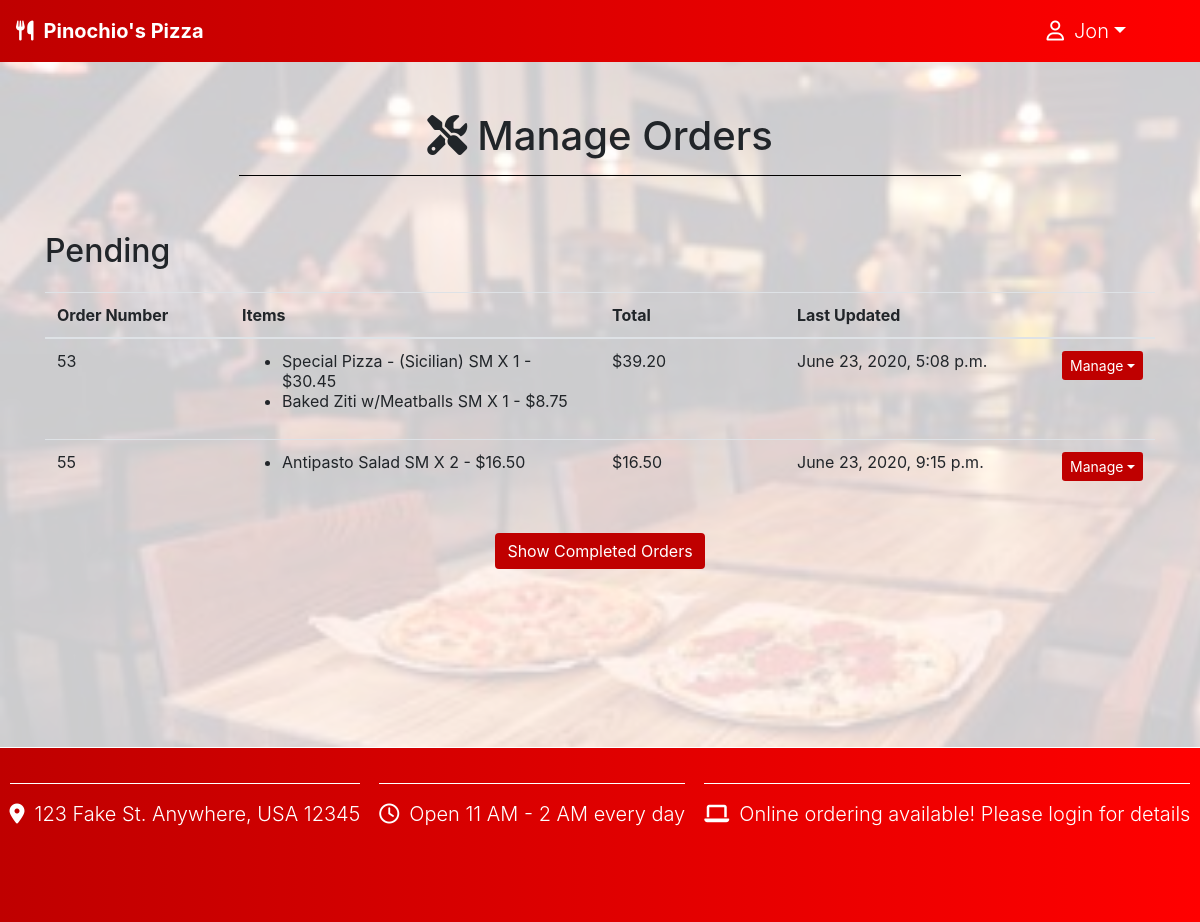
Page /manageOrders (signed in) on the committed database.
### orders/models.py (models this page shows, shortened)
class Order(models.Model):
    id = models.AutoField(primary_key=True)
    user = models.ForeignKey(settings.AUTH_USER_MODEL, on_delete=models.CASCADE)
    created = models.DateTimeField(auto_now_add=True)
    lastUpdated = models.DateTimeField(auto_now=True)
    items = models.ManyToManyField(MenuItem, blank=True, through='OrderDetail')
    checkedOut = models.BooleanField(default=False)
    completed = models.BooleanField(default=False)
    METHODS = [
        ("DLY", "Delivery"),
        ("PCK", "Pickup")
    ]
    method = models.CharField(max_length=3, choices=METHODS, blank=True)
    total = models.DecimalField(max_digits=6, decimal_places=2, default=0.0)

class OrderDetail(models.Model):
    order = models.ForeignKey(Order, on_delete=models.CASCADE)
    item = models.ForeignKey(MenuItem, on_delete=models.CASCADE)
    ITEM_SIZES = [
    ('SM', "Small"),
    ('LG', "Large")
    ]
    size = models.CharField(max_length=2, blank=True, choices=ITEM_SIZES)
    quantity = models.IntegerField(default=1)
    toppings = models.ManyToManyField(PizzaTopping, blank=True)
    sandwichToppings = models.ManyToManyField(CheesesteakTopping, blank=True)
    extraCheese = models.BooleanField(default=False)
    total = models.DecimalField(max_digits=6, decimal_places=2, default=0.0)
    notes = models.CharField(max_length=64, blank=True)
    def updateTotal(self):
        self.total = self.item.priceLarge * self.quantity if self.size == 'LG' else self.item.priceSmall * self.quantity
        self.save()
        return self.total
    def __str__(self):
        self.updateTotal()
        return f"{self.item} {self.size} X {self.quantity} - ${self.total}"

class MenuItem(models.Model):
    name = models.CharField(max_length=30)
    priceSmall = models.DecimalField(max_digits=4, decimal_places=2, default=0.0)
    priceLarge = models.DecimalField(max_digits=4, decimal_places=2, default=0.0)
    PIZZA_STYLES = [
        ('NML', "Normal"),
        ('SCL', "Sicilian")
    ]
    pizzaStyle = models.CharField(max_length=3, choices=PIZZA_STYLES, blank=True)
    pizzaToppingsCount = models.IntegerField(default=0)
    category = models.ForeignKey(Category, on_delete=models.CASCADE)
    def __str__(self):
        if self.pizzaStyle != '':
            return f"{self.name} - ({self.get_pizzaStyle_display()})"
        else:
            return f"{self.name}"

### orders/views.py (the view)
# urls.py: path("manageOrders", views.manageOrders, name="manageOrders"),
def manageOrders(request, msg=''):
    context = {
        'orders': Order.objects.all(),
        'msg': msg,
        'pending': Order.objects.filter(checkedOut=True, completed=False).count()
    }
    return render(request, "orders/manageOrders.html", context)

### orders/templates/orders/manageOrders.html (shortened to what this page needs)
{% extends 'base.html' %}
{% load static %}
{% block body %}
<h1 class="page-header mx-auto" id="orderListHeader"><i class="fas fa-tools"></i>Manage Orders</h1>
<h2 class="text-left">Pending</h2>
<table class="table" id="orderList">
  <thead>
    <th>Order Number</th>
    <th colspan="2">Items</th>
    <th>Total</th>
    <th colspan="2">Last Updated</th>
  </thead>
  <tbody class="selected">
  {% for order in orders %}
  {% if order.checkedOut %}
  {% if not order.completed %}
  <tr>
    <td>{{ order.id }}</td>
    <td colspan="2"><ul>
    {% for item in order.orderdetail_set.all %}
    <li>{{ item }}</li>
    {% endfor %}
    </ul></td>
    <td>${{ order.total }}</td>
    <td colspan="2">{{ order.lastUpdated }}<div id="itemEditOptions" class="dropdown">
      <button class="btn btn-primary dropdown-toggle btn-sm" type="button" data-toggle="dropdown">Manage</button>
      </div>
    </td>
  </tr>
  {% endif %}
  {% endif %}
  {% endfor %}
  </tbody>
</table>
<button class="btn btn-primary" data-toggle="collapse" data-target="#completedOrders">Show Completed Orders</button>
{% endblock %}

### templates/base.html (shortened to what this page needs)
{% load static %}
<html>
  <head>
    <link href="https://maxcdn.bootstrapcdn.com/bootstrap/4.1.3/css/bootstrap.min.css" rel="stylesheet">
    <link rel="stylesheet" href="{% static 'styles.css' %}">
  </head>
  <nav class="navbar navbar-expand-lg">
    <a class="navbar-brand lead" href="/"><i class="fas fa-utensils"></i>Pinochio's Pizza</a>
    <ul class="navbar-nav ml-auto">
      {% if user.username %}
      <div class="dropdown d-inline">
        <a class="nav-link dropdown-toggle lead" role="button" id="userDetails" data-toggle="dropdown"><i class="far fa-user"></i>{{ user.username }}</a>
      </div>
      {% else %}
      <a class="nav-link lead" href="/">Home</a>
      <a class="nav-link lead" href="{% url 'loadMenu' %}">Menu</a>
      <a class="nav-link lead" href="{% url 'loginIndex' %}">Login</a>
      {% endif %}
    </ul>
  </nav>
  <body>
    <div class="container">
    <div id="restaurant-pic"></div>
    {% block body %}
    {% endblock %}
    </div>
  </body>
  <footer>
    <div>
      <div class="footer-details"><p class="lead"><i class="fas fa-map-marker-alt"></i>123 Fake St. Anywhere, USA 12345</p></div>
      <div class="footer-details"><p class="lead"><i class="far fa-clock"></i>Open 11 AM - 2 AM every day</p></div>
      <div class="footer-details"><p class="lead"><i class="fas fa-laptop"></i>Online ordering available! Please login for details</p></div>
    </div>
  </footer>
</html>

### static/styles.css (style rules this page uses)
body, html { text-align: center; min-height: 100%; position: relative; }
.navbar { background-image: linear-gradient(to right, #bf0000, red); }
i { margin-right: 10px; }
.footer-details { height: 50%; }
.page-header { margin-top: 50px; }
.container { min-height: 75vh; display: block; z-index: -1; }
footer div { height: 75%; border-top: 1px solid white; margin-top: 35px; display: flex; flex-flow: row wrap; justify-content: space-around; }
.footer-details > p { margin-top: 15px; }
.btn-primary { background-color: #bf0000; border: black; }
#restaurant-pic { position: absolute; top: 0; bottom: 0; right: 0; left: 0; width: 100%; height: 100%; opacity: .2; background-image: url("images/pizza_restaurant_photo.jpg"); background-size: cover; z-index: -1; }
footer { color: white; height: 175px; position: relative; bottom: 0; width: 100%; background-image: linear-gradient(to right, #bf0000, red); }
.navbar-brand { font-weight: bold; }
.navbar a { color: white; }
.dropdown a { color: black; }
#userDetails { color: white; margin-right: 50px; }
table { columns: 6; table-layout: fixed; }
tbody { display: none; }
tbody button { margin-left: 30px; }
.selected { display: table-row-group; }
#itemEditOptions { display: inline; float: right; }
#orderList { margin-top: 2%; margin-bottom: 3%; }
#orderListHeader { padding-bottom: 15; border-bottom: 1px solid black; margin-bottom: 5%; width: 65%; }

### rows in the picture
Order: id "53", total "39.20", lastUpdated "June 23, 2020, 5:08 p.m."
OrderDetail: size+item+quantity "Special Pizza - (Sicilian) SM X 1 - $30.45"
OrderDetail: size+item+quantity "Baked Ziti w/Meatballs SM X 1 - $8.75"
Order: id "55", total "16.50", lastUpdated "June 23, 2020, 9:15 p.m."
OrderDetail: size+item+quantity "Antipasto Salad SM X 2 - $16.50"

### other values in the picture
{{ user.username }} "Jon"
